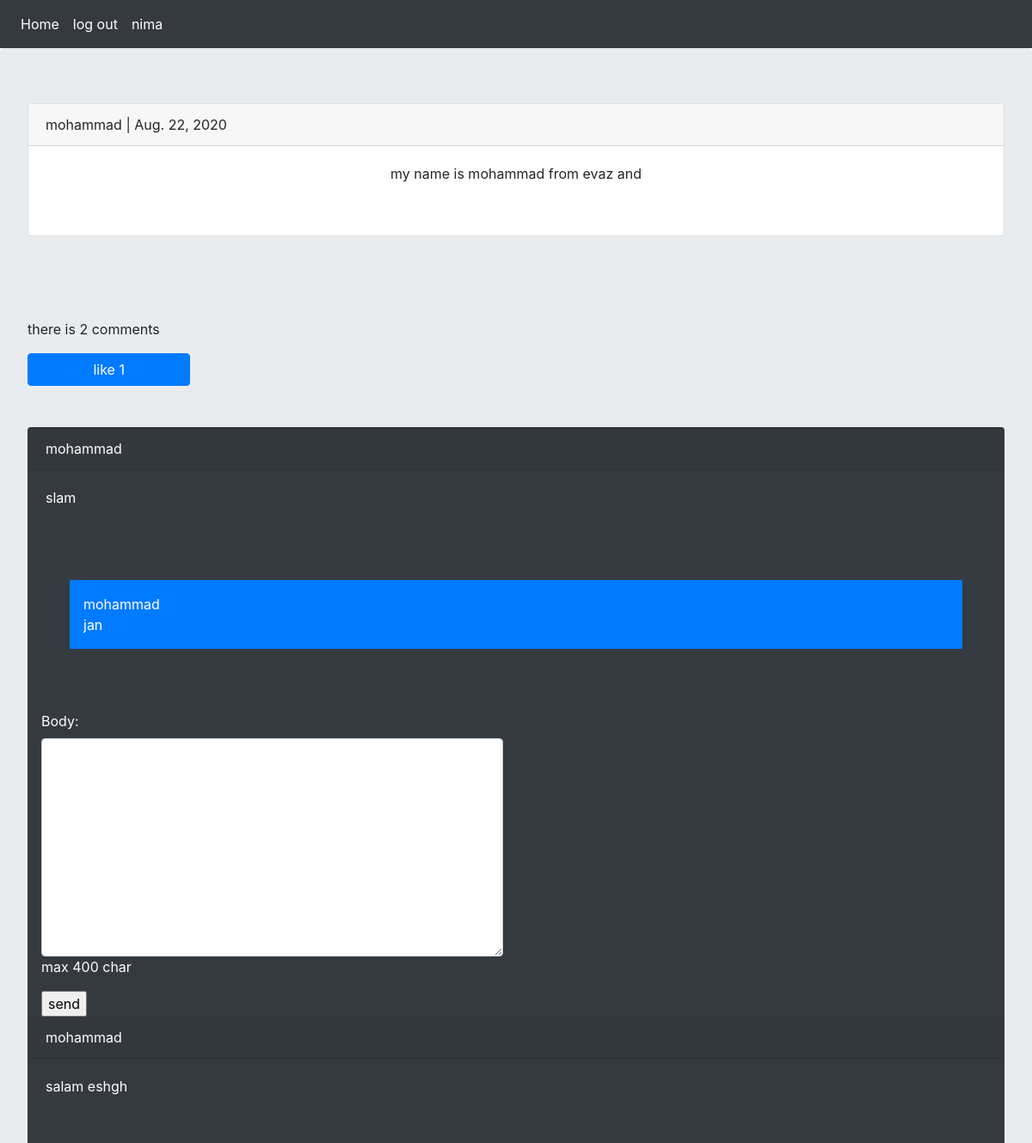
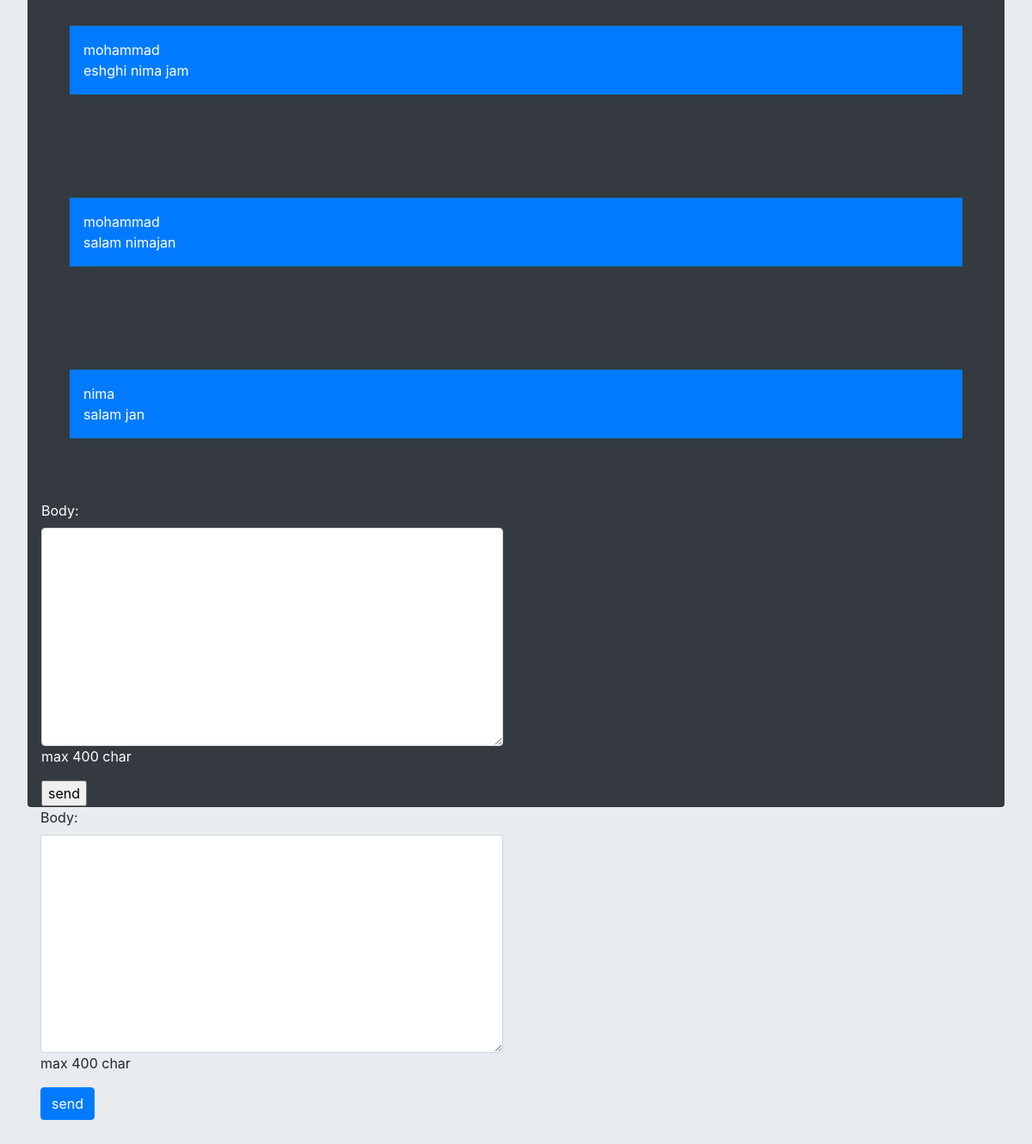
Page /2020/8/22/58/ (signed in) on the committed database (2 pictures, top to bottom).
### posts/models.py (models this page shows, shortened)
class post(models.Model):
    user=models.ForeignKey(User, on_delete=models.CASCADE)
    body=models.TextField(max_length=500)
    slug=models.SlugField(max_length=200,allow_unicode=True)
    created=models.DateTimeField(auto_now_add=True)
    def like_count(self):
        return self.pvoted.count()
    def user_can_like(self,user):
        like=user.uvoted.all()
        qs=like.filter(post=self)
        if qs.exists():
            return True
        else:
            return False

class Comment(models.Model):
    user=models.ForeignKey(User,on_delete=models.CASCADE,related_name='ucomment')
    post=models.ForeignKey(post,on_delete=models.CASCADE ,related_name='pcomment')
    reply=models.ForeignKey('self',on_delete=models.CASCADE , null=True , blank=True,related_name='rcomment')
    is_reply= models.BooleanField(default=False)
    body=models.TextField(max_length=300)
    created=models.DateTimeField(auto_now_add=True)
    class Meta:
        ordering=('-created',)

### posts/views.py (the view, shortened to what this page needs)
# urls.py: path('<int:year>/<int:month>/<int:day>/<int:second>/',views.post_detail,name='post_detail'),
def post_detail(request,year,month,day,second):
    posts=get_object_or_404(post,created__year=year,created__month=month,created__day=day,created__second=second)
    comment = Comment.objects.filter(post=posts, is_reply=False)
    reply_form = AddCommentForm()
    can_like=False
    if request.user.is_authenticated:
        if posts.user_can_like(user=request.user):
            can_like=True
    form = AddCommentForm()
    return render(request,'posts/post_detail.html',{'posts':posts,'comments':comment,'form':form,'reply': reply_form ,'can_like':can_like})

### posts/forms.py
class AddCommentForm(forms.ModelForm):
    class Meta:
        model=Comment
        fields=('body',)
        widgets={
            'body': forms.Textarea(attrs={'class':'form-control'})
        }
        help_texts={
            'body':'max 400 char'
        }
        error_messages = {
            'body':{
                'required': 'این فیلد اجباری است',
            }
        }

### posts/templates/posts/post_detail.html (shortened to what this page needs)
{% extends 'base.html' %}
{% block content %}
    <div class="card">
    <p class="card-header">{{ posts.user }}  |  {{ posts.created|date }}</p>
    <p class="card-body text-center">{{ posts.body }}</p>
    </div>
    {%  with pc=comments.count %}
        <p> there is {{ pc }} comment{{ pc|pluralize }}</p>
    {% endwith %}
    {% if request.user.is_authenticated %}
        <a href="{% url 'posts:post_like' posts.id %}" class="btn btn-primary {% if can_like %} disabled {% endif %}col-md-2">like   {{ posts.like_count }}</a>
    {% endif %}
    <div class="card bg-dark text-white ">
        {% for comment in comments %}
            <P class="card-header">{{ comment.user }}</P>
            <p class="card-body">{{ comment.body }} </p>
            {% for reply in comment.rcomment.all %}
                <p class="bg-primary text-white p-3 m-5">{{ reply.user }} </br> {{ reply.body }}</p>
            {% endfor %}
            <div class="crad-body">
                    {% if request.user.is_authenticated %}
                    <form action="{% url 'posts:add_reply' posts.id comment.id %}" method="post" class="col-md-6">
                    {{ reply.as_p }}
                     <input type="submit" value="send">
                    </form>
                    {% else %}
                        <p>you should loged in then you can reply</p>
                    {% endif %}
</div>
        {% endfor %}
            </div>
    {% if request.user.is_authenticated %}
        <form action="" method="post" class="col-md-6" novalidate>
            {{ form.as_p }}
            <input type="submit" value="send" class="btn btn-primary">
        </form>
    {% endif %}
{% endblock %}

### templates/inc/navbar.html
<nav class="navbar navbar-expand-lg navbar-dark bg-dark">
    <div class="navbar-nav">
        <a class="nav-link active" href="{% url  'posts:all_posts' %}">Home</a>
        {% if request.user.is_authenticated %}
            <a class="nav-link active" href="{% url  'account:logout' %}">log out</a>
            <a class="nav-link active" href="{% url  'account:dashboard' request.user.id %}">{{ request.user}}</a>
        {% else %}
            <a class="nav-link active" href="{% url  'account:login' %}">login</a>
            <a class="nav-link active" href="{% url  'account:phone_login' %}">phone login</a>
            <a class="nav-link active" href="{% url  'account:register' %}">register</a>
        {% endif %}
    </div>
</nav>

### rows in the picture
post: user "mohammad", created "Aug. 22, 2020", body "my name is mohammad from evaz and", like_count "1"
Comment: user "mohammad", body "slam"
Comment: user "mohammad", body "jan"
Comment: user "mohammad", body "salam eshgh"
Comment: user "mohammad", body "eshghi nima jam"
Comment: user "mohammad", body "salam nimajan"
Comment: user "nima", body "salam jan"

### other values in the picture
{{ request.user }} "nima"
{{ pc }} "2"
